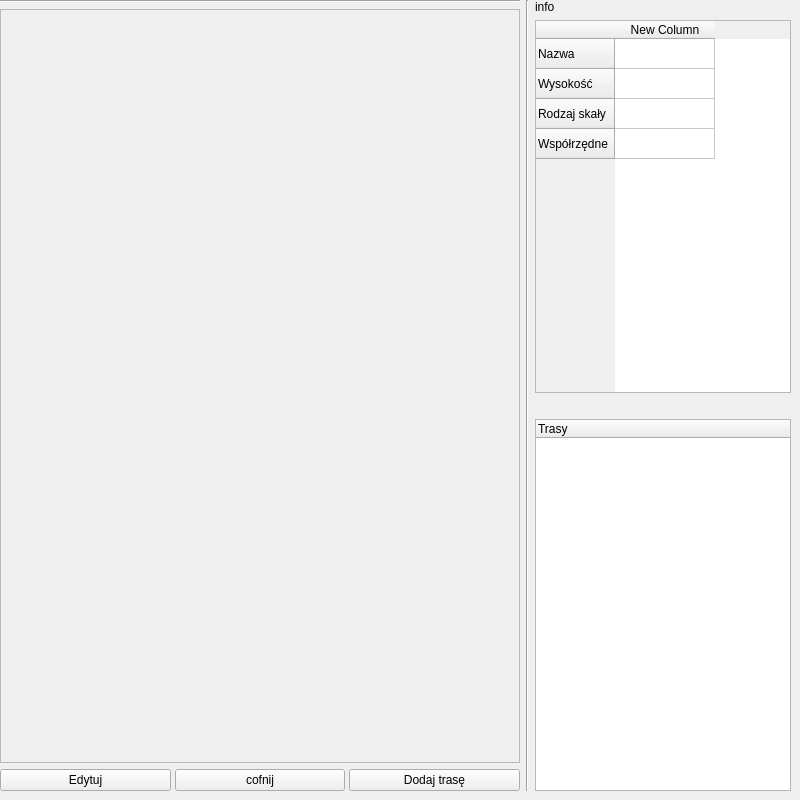
<?xml version="1.0" encoding="UTF-8"?>
<ui version="4.0">
 <class>SkalkaUniversal</class>
 <widget class="QWidget" name="SkalkaUniversal">
  <property name="geometry">
   <rect>
    <x>0</x>
    <y>0</y>
    <width>800</width>
    <height>800</height>
   </rect>
  </property>
  <property name="windowTitle">
   <string>Form</string>
  </property>
  <widget class="QWidget" name="horizontalLayoutWidget">
   <property name="geometry">
    <rect>
     <x>0</x>
     <y>0</y>
     <width>791</width>
     <height>791</height>
    </rect>
   </property>
   <layout class="QHBoxLayout" name="horizontalLayout" stretch="2,0,0">
    <item>
     <layout class="QVBoxLayout" name="verticalLayout" stretch="0,3,1">
      <item>
       <widget class="Line" name="line">
        <property name="orientation">
         <enum>Qt::Orientation::Horizontal</enum>
        </property>
       </widget>
      </item>
      <item>
       <widget class="QFrame" name="frame">
        <property name="styleSheet">
         <string notr="true"/>
        </property>
        <property name="frameShape">
         <enum>QFrame::Shape::StyledPanel</enum>
        </property>
        <property name="frameShadow">
         <enum>QFrame::Shadow::Raised</enum>
        </property>
       </widget>
      </item>
      <item>
       <layout class="QHBoxLayout" name="horizontalLayout_3" stretch="0,0,0">
        <property name="spacing">
         <number>4</number>
        </property>
        <property name="sizeConstraint">
         <enum>QLayout::SizeConstraint::SetFixedSize</enum>
        </property>
        <item>
         <widget class="QPushButton" name="edytuj">
          <property name="text">
           <string>Edytuj</string>
          </property>
         </widget>
        </item>
        <item>
         <widget class="QPushButton" name="cofnij">
          <property name="text">
           <string>cofnij</string>
          </property>
         </widget>
        </item>
        <item>
         <widget class="QPushButton" name="pushButton">
          <property name="text">
           <string>Dodaj trasę</string>
          </property>
         </widget>
        </item>
       </layout>
      </item>
     </layout>
    </item>
    <item>
     <widget class="Line" name="line_2">
      <property name="orientation">
       <enum>Qt::Orientation::Vertical</enum>
      </property>
     </widget>
    </item>
    <item>
     <layout class="QVBoxLayout" name="verticalLayout_2">
      <item>
       <widget class="QLabel" name="label">
        <property name="text">
         <string>info</string>
        </property>
       </widget>
      </item>
      <item>
       <widget class="QTableWidget" name="tabela">
        <row>
         <property name="text">
          <string>Nazwa</string>
         </property>
        </row>
        <row>
         <property name="text">
          <string>Wysokość</string>
         </property>
        </row>
        <row>
         <property name="text">
          <string>Rodzaj skały</string>
         </property>
        </row>
        <row>
         <property name="text">
          <string>Współrzędne</string>
         </property>
        </row>
        <column>
         <property name="text">
          <string>New Column</string>
         </property>
        </column>
        <item row="0" column="0">
         <property name="text">
          <string/>
         </property>
        </item>
        <item row="1" column="0">
         <property name="text">
          <string/>
         </property>
        </item>
        <item row="2" column="0">
         <property name="text">
          <string/>
         </property>
        </item>
        <item row="3" column="0">
         <property name="text">
          <string/>
         </property>
        </item>
       </widget>
      </item>
      <item>
       <widget class="QLabel" name="label_2">
        <property name="text">
         <string/>
        </property>
       </widget>
      </item>
      <item>
       <widget class="QTreeWidget" name="trasy">
        <column>
         <property name="text">
          <string>Trasy</string>
         </property>
        </column>
        <item>
         <property name="text">
          <string/>
         </property>
        </item>
       </widget>
      </item>
     </layout>
    </item>
   </layout>
  </widget>
 </widget>
 <resources/>
 <connections/>
</ui>
